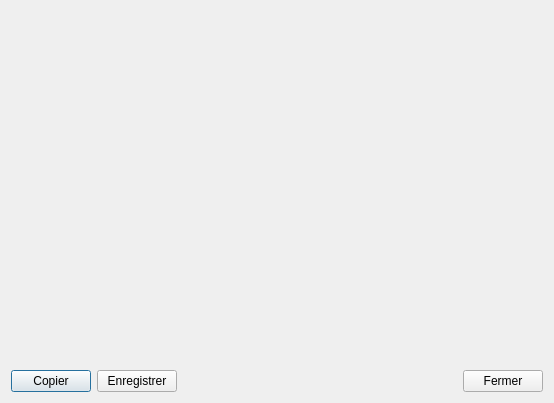
<?xml version="1.0" encoding="UTF-8"?>
<ui version="4.0">
 <class>QRCodeDialog</class>
 <widget class="QDialog" name="QRCodeDialog">
  <property name="geometry">
   <rect>
    <x>0</x>
    <y>0</y>
    <width>554</width>
    <height>403</height>
   </rect>
  </property>
  <property name="windowTitle">
   <string>Code QR</string>
  </property>
  <layout class="QVBoxLayout" name="verticalLayout">
   <item>
    <layout class="QHBoxLayout" name="horizontalLayout_3">
     <item>
      <spacer name="horizontalSpacer_2">
       <property name="orientation">
        <enum>Qt::Horizontal</enum>
       </property>
       <property name="sizeHint" stdset="0">
        <size>
         <width>40</width>
         <height>20</height>
        </size>
       </property>
      </spacer>
     </item>
     <item>
      <widget class="QRWidget" name="wdgCode" native="true">
       <property name="sizePolicy">
        <sizepolicy hsizetype="MinimumExpanding" vsizetype="MinimumExpanding">
         <horstretch>0</horstretch>
         <verstretch>0</verstretch>
        </sizepolicy>
       </property>
      </widget>
     </item>
     <item>
      <spacer name="horizontalSpacer_3">
       <property name="orientation">
        <enum>Qt::Horizontal</enum>
       </property>
       <property name="sizeHint" stdset="0">
        <size>
         <width>40</width>
         <height>20</height>
        </size>
       </property>
      </spacer>
     </item>
    </layout>
   </item>
   <item>
    <layout class="QHBoxLayout" name="horizontalLayout">
     <item>
      <widget class="QPushButton" name="btnCopy">
       <property name="cursor">
        <cursorShape>PointingHandCursor</cursorShape>
       </property>
       <property name="text">
        <string>Copier</string>
       </property>
       <property name="icon">
        <iconset resource="../../resources/TeraClient.qrc">
         <normaloff>:/icons/copy.png</normaloff>:/icons/copy.png</iconset>
       </property>
       <property name="iconSize">
        <size>
         <width>20</width>
         <height>20</height>
        </size>
       </property>
      </widget>
     </item>
     <item>
      <widget class="QPushButton" name="btnSave">
       <property name="cursor">
        <cursorShape>PointingHandCursor</cursorShape>
       </property>
       <property name="text">
        <string>Enregistrer</string>
       </property>
       <property name="icon">
        <iconset resource="../../resources/TeraClient.qrc">
         <normaloff>:/icons/save.png</normaloff>:/icons/save.png</iconset>
       </property>
       <property name="iconSize">
        <size>
         <width>20</width>
         <height>20</height>
        </size>
       </property>
      </widget>
     </item>
     <item>
      <spacer name="horizontalSpacer">
       <property name="orientation">
        <enum>Qt::Horizontal</enum>
       </property>
       <property name="sizeHint" stdset="0">
        <size>
         <width>40</width>
         <height>20</height>
        </size>
       </property>
      </spacer>
     </item>
     <item>
      <widget class="QPushButton" name="btnClose">
       <property name="cursor">
        <cursorShape>PointingHandCursor</cursorShape>
       </property>
       <property name="text">
        <string>Fermer</string>
       </property>
       <property name="autoDefault">
        <bool>false</bool>
       </property>
      </widget>
     </item>
    </layout>
   </item>
  </layout>
 </widget>
 <customwidgets>
  <customwidget>
   <class>QRWidget</class>
   <extends>QWidget</extends>
   <header>widgets/QRWidget.h</header>
   <container>1</container>
  </customwidget>
 </customwidgets>
 <resources>
  <include location="../../resources/TeraClient.qrc"/>
 </resources>
 <connections/>
</ui>
